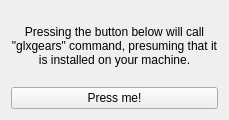
<?xml version="1.0" encoding="UTF-8"?>
<ui version="4.0">
 <class>Form</class>
 <widget class="QWidget" name="Form">
  <property name="geometry">
   <rect>
    <x>0</x>
    <y>0</y>
    <width>229</width>
    <height>119</height>
   </rect>
  </property>
  <property name="windowTitle">
   <string>Form</string>
  </property>
  <layout class="QVBoxLayout" name="verticalLayout">
   <item>
    <widget class="QLabel" name="label">
     <property name="minimumSize">
      <size>
       <width>0</width>
       <height>70</height>
      </size>
     </property>
     <property name="text">
      <string>Pressing the button below will call &quot;glxgears&quot; command, presuming that it is installed on your machine.</string>
     </property>
     <property name="alignment">
      <set>Qt::AlignCenter</set>
     </property>
     <property name="wordWrap">
      <bool>true</bool>
     </property>
    </widget>
   </item>
   <item>
    <widget class="CShellCommand" name="CShellCommand">
     <property name="text">
      <string>Press me!</string>
     </property>
     <property name="command" stdset="0">
      <string>glxgears</string>
     </property>
    </widget>
   </item>
  </layout>
 </widget>
 <customwidgets>
  <customwidget>
   <class>PyDMShellCommand</class>
   <extends>QPushButton</extends>
   <header>pydm.widgets.shell_command</header>
  </customwidget>
  <customwidget>
   <class>CShellCommand</class>
   <extends>PyDMShellCommand</extends>
   <header>comrad.widgets.buttons</header>
  </customwidget>
 </customwidgets>
 <resources/>
 <connections/>
</ui>
